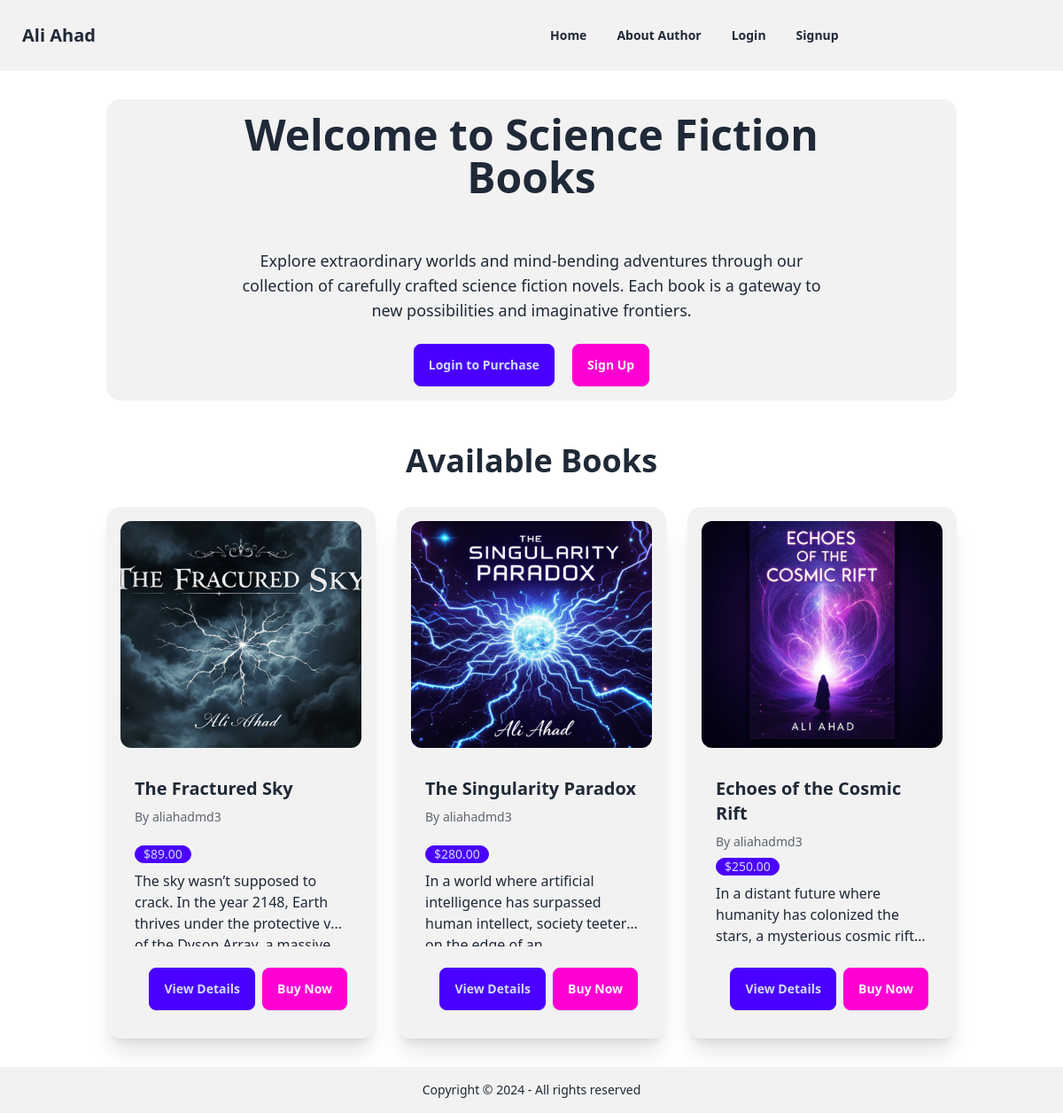
The page / on the database its author committed.
### book/models.py (models this page shows, shortened)
class Book(models.Model):
    title = models.CharField(max_length=200)
    author = models.ForeignKey(User, on_delete=models.CASCADE)
    description = models.TextField()
    price = models.DecimalField(max_digits=10, decimal_places=2)
    cover_image = models.ImageField(upload_to='books/covers/', blank=True)
    pdf_file = models.FileField(upload_to='books/pdfs/')
    slug = models.SlugField(unique=True, blank=True)
    created_at = models.DateTimeField(auto_now_add=True)

### book/views.py (the view)
# urls.py: path('', views.book_list, name='book_list'),
def book_list(request):
    books = Book.objects.all().order_by('-created_at')
    return render(request, 'books/book_list.html', {'books': books})

### templates/books/book_list.html (shortened to what this page needs)
{% extends 'base.html' %}
{% block content %}
<div class="container mx-auto px-4">
    <div class="hero min-h-[60vh] bg-base-200 rounded-box mb-12">
        <div class="hero-content text-center">
            <div class="max-w-2xl">
                <h1 class="text-5xl font-bold mb-8">Welcome to Science Fiction Books</h1>
                <p class="py-6 text-lg">
                    Explore extraordinary worlds and mind-bending adventures through our collection
                    of carefully crafted science fiction novels. Each book is a gateway to new
                    possibilities and imaginative frontiers.
                </p>
                {% if user.is_authenticated %}
                    <a href="#book-collection" class="btn btn-primary">Explore Books</a>
                {% else %}
                    <div class="space-x-4">
                        <a href="{% url 'login' %}" class="btn btn-primary">Login to Purchase</a>
                        <a href="{% url 'signup' %}" class="btn btn-secondary">Sign Up</a>
                    </div>
                {% endif %}
            </div>
        </div>
    </div>
    <h2 class="text-4xl font-bold text-center mb-8" id="book-collection">Available Books</h2>
    <div class="grid grid-cols-1 md:grid-cols-2 lg:grid-cols-3 gap-6">
        {% for book in books %}
        <div class="card bg-base-200 shadow-xl">
            {% if book.cover_image %}
            <figure class="px-4 pt-4">
                <img src="{{ book.cover_image.url }}" alt="{{ book.title }}"
                     class="rounded-xl h-64 w-full object-cover" />
            </figure>
            {% endif %}
            <div class="card-body">
                <h2 class="card-title">{{ book.title }}</h2>
                <p class="text-sm opacity-70">By {{ book.author.username }}</p>
                <div class="badge badge-primary">${{ book.price }}</div>
                <p class="line-clamp-3">{{ book.description }}</p>
                <div class="card-actions justify-end mt-4">
                    <a href="{% url 'book_detail' book.slug %}" class="btn btn-primary">View Details</a>
                    <form action="{% url 'create_checkout_session' book.id %}" method="POST" class="inline">
                        <button type="submit" class="btn btn-secondary">Buy Now</button>
                    </form>
                </div>
            </div>
        </div>
        {% endfor %}
    </div>
</div>
{% endblock %}

### templates/base.html (shortened to what this page needs)
{% load static %}
<!DOCTYPE html>
<html lang="en" data-theme="light">
<head>
    <link rel="stylesheet" href="{% static 'css/output.css' %}">
</head>
<body class="min-h-screen bg-base-100">
    <div class="navbar bg-base-200">
        <div class="navbar-start">
            <a href="{% url 'book_list' %}" class="btn btn-ghost text-xl">Ali Ahad</a>
        </div>
        <div class="navbar-center hidden lg:flex">
            <ul class="menu menu-horizontal px-1">
                <li><a href="{% url 'book_list' %}" class="btn btn-ghost">Home</a></li>
                <li><a href="{% url 'about' %}" class="btn btn-ghost">About Author</a></li>
                {% if user.is_authenticated %}
                    <li><a href="{% url 'profile' %}" class="btn btn-ghost">Profile</a></li>
                    <li>
                        <form method="post" action="{% url 'logout' %}">
                            {% csrf_token %}
                            <button type="submit" class="btn btn-sm">Logout</button>
                        </form>
                    </li>
                {% else %}
                    <li><a href="{% url 'login' %}" class="btn btn-ghost">Login</a></li>
                    <li><a href="{% url 'signup' %}" class="btn btn-ghost">Signup</a></li>
                {% endif %}
            </ul>
        </div>
    </div>
    <main class="container mx-auto px-4 py-8">
        {% block content %}
        {% endblock content %}
    </main>
    <footer class="footer footer-center p-4 bg-base-200 text-base-content">
        <aside>
            <p>Copyright © 2024 - All rights reserved</p>
        </aside>
    </footer>
</body>
</html>

### rows shown on the page
Book: cover_image (picture), title "The Fractured Sky", author.username "aliahadmd3", price "89.00", description "The sky wasn’t supposed to crack. In the year 2148, Earth thrives under the protective…"
Book: cover_image (picture), title "The Singularity Paradox", author.username "aliahadmd3", price "280.00", description "In a world where artificial intelligence has surpassed human intellect, society…"
Book: cover_image (picture), title "Echoes of the Cosmic Rift", author.username "aliahadmd3", price "250.00", description "In a distant future where humanity has colonized the stars, a mysterious cosmic…"
